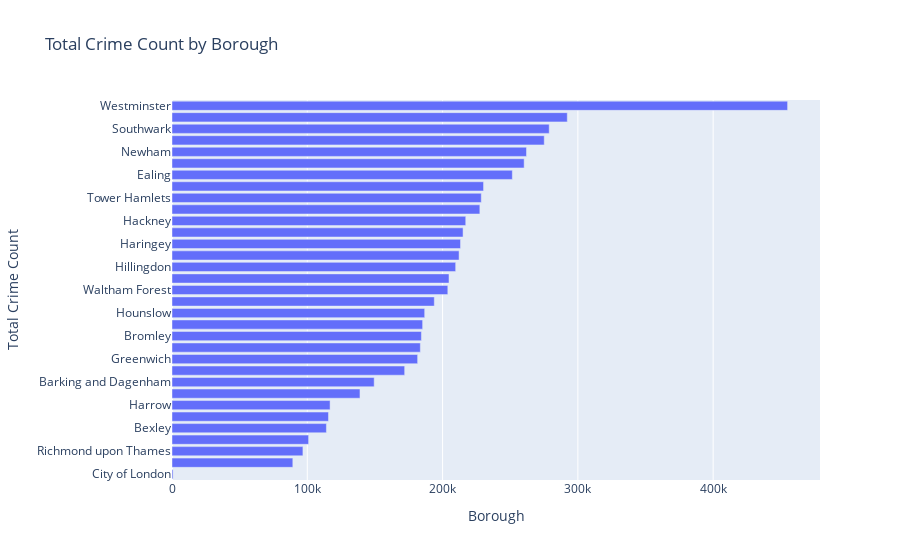

The cell this chart's notebook holds for it:
### Code cell
fig = px.bar(x=boGroupCountSRT.values, y=boGroupCountSRT.index, labels={'x': 'Borough', 'y': 'Total Crime Count'},
             title='Total Crime Count by Borough')
fig.update_yaxes(categoryorder='total ascending')
fig.show()

### Figure 1 — Plotly figure (JSON) as saved in the notebook; plotly's stock layout.template omitted (floating-point values rounded to 4 significant figures)
{"data": [{"alignmentgroup": "True", "hovertemplate": "Borough=%{x}<br>Total Crime Count=%{y}<extra></extra>", "legendgroup": "", "marker": {"color": "#636efa", "pattern": {"shape": ""}}, "name": "", "offsetgroup": "", "orientation": "h", "showlegend": false, "textposition": "auto", "type": "bar", "x": [455028, 204741, 203879, 228613, 100987, 278809, 96771, 183562, 262024, 115654, 215137, 292178, 89306, 171981, 230286, 186772, 209680, 138947, 116848, 213272, 185259, 217119, 181568, 193880, 251562, 260294, 780, 275147, 184349, 227551, 114136, 212191, 149447], "xaxis": "x", "y": ["Westminster", "Wandsworth", "Waltham Forest", "Tower Hamlets", "Sutton", "Southwark", "Richmond upon Thames", "Redbridge", "Newham", "Merton", "Lewisham", "Lambeth", "Kingston upon Thames", "Kensington and Chelsea", "Islington", "Hounslow", "Hillingdon", "Havering", "Harrow", "Haringey", "Hammersmith and Fulham", "Hackney", "Greenwich", "Enfield", "Ealing", "Croydon", "City of London", "Camden", "Bromley", "Brent", "Bexley", "Barnet", "Barking and Dagenham"], "yaxis": "y"}], "layout": {"barmode": "relative", "legend": {"tracegroupgap": 0}, "title": {"text": "Total Crime Count by Borough"}, "xaxis": {"anchor": "y", "domain": [0, 1], "title": {"text": "Borough"}}, "yaxis": {"anchor": "x", "categoryorder": "total ascending", "domain": [0, 1], "title": {"text": "Total Crime Count"}}}}
